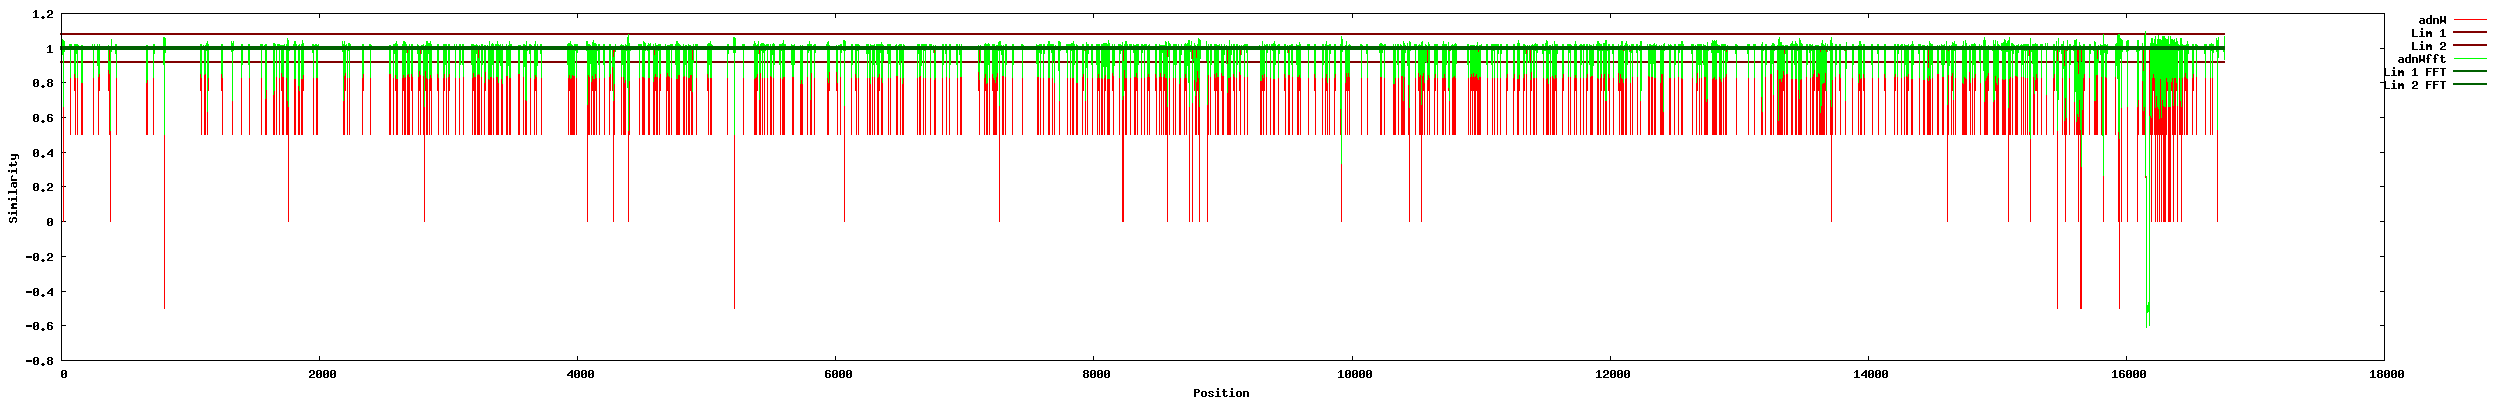

Here is the gnuplot script that generated this plot:
set term png size 2500,400
set key right top outside
set output "/srv/www/htdocs/alignminer/tmpdata/1210697813344/graphs/adnW.png"
set xlabel "Position" 
set ylabel "Similarity" 
plot  "/srv/www/htdocs/alignminer/tmpdata/1210697813344/data/adnW.data" using 1:2 title 'adnW' with lines lc rgb "red" , 0.919663597839335 title 'Lim 1' with lines lw 2 lc rgb "dark-red" , 1.08033640216067 title 'Lim 2' with lines lw 2 lc rgb "dark-red" , "/srv/www/htdocs/alignminer/tmpdata/1210697813344/data/adnWfft.data" using 1:2 title 'adnWfft' with lines lc rgb "green" , 0.993345728961534 title 'Lim 1 FFT' with lines lw 2 lc rgb "dark-green" , 1.00665427103847 title 'Lim 2 FFT' with lines lw 2 lc rgb "dark-green"
quit
